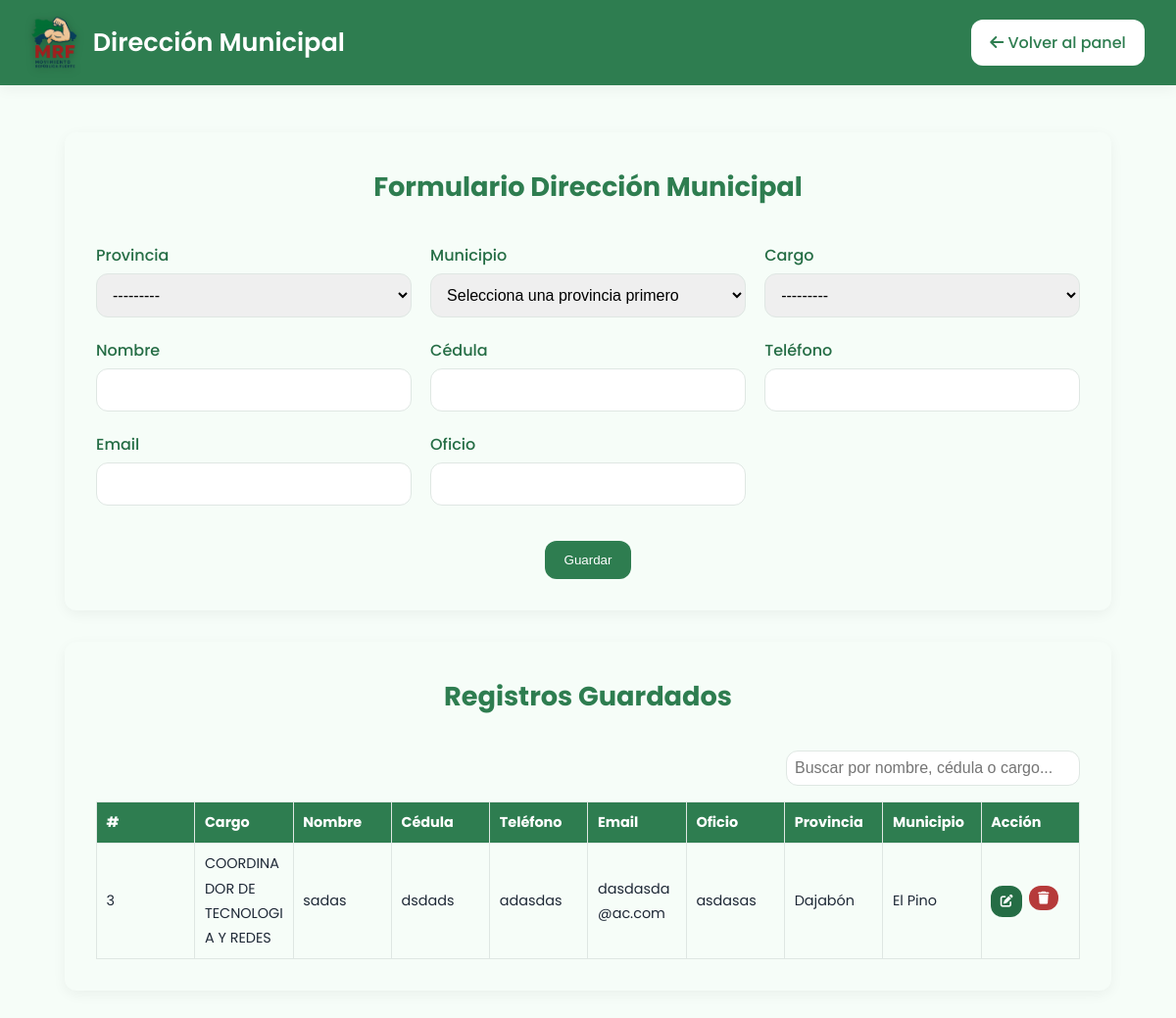
Before: /formulario-direccion-municipal/ (signed in) with the older database file.
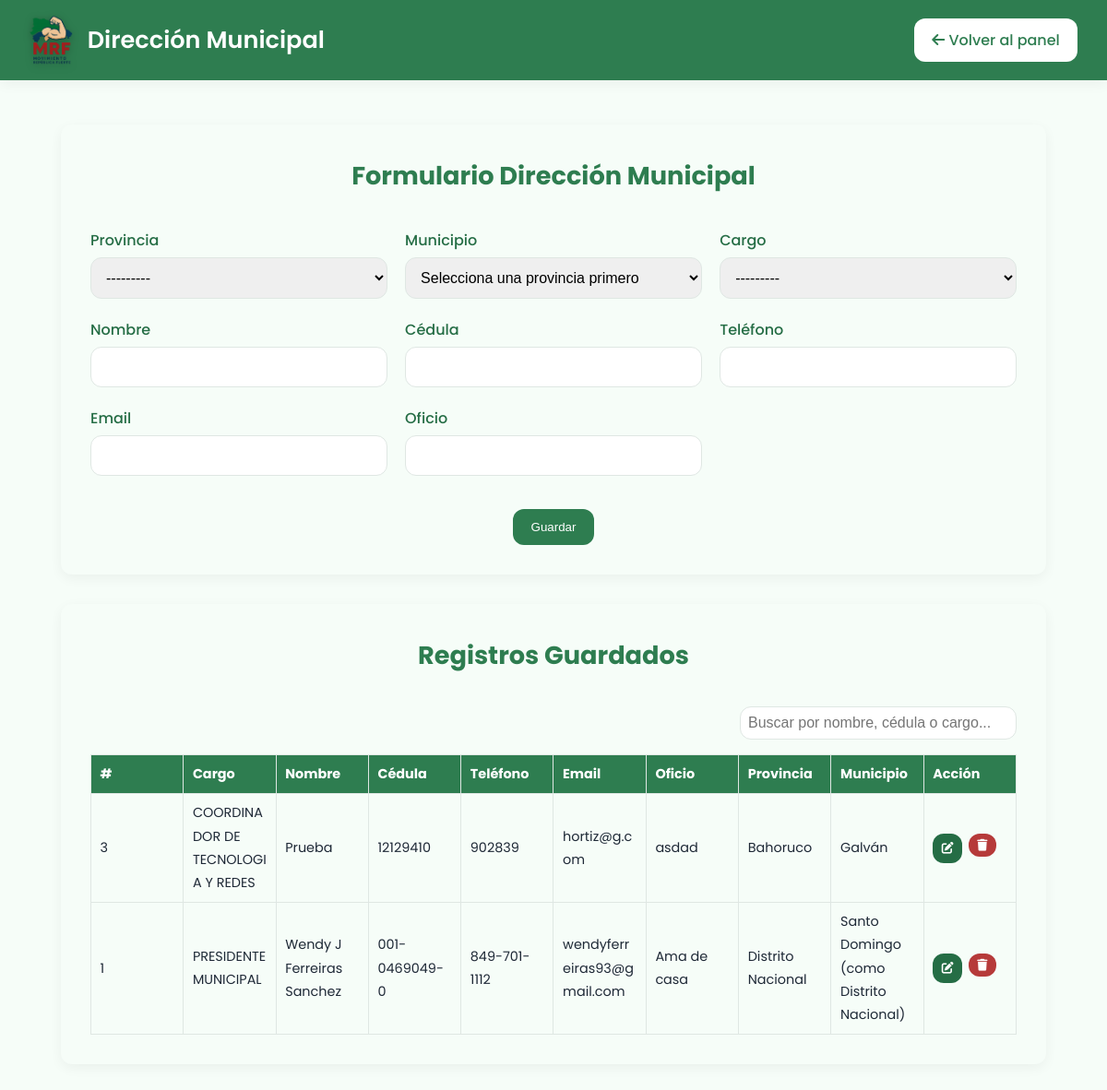
After: the same page with the newer database file.
### registro/models.py (models this page shows, shortened)
class CargoMunicipal(models.Model):
    CARGOS_MUNICIPALES = [
        (1, "PRESIDENTE MUNICIPAL"),
        (2, "COORDINADOR OPERATIVO Y DE ORGANIZACIÓN"),
        (3, "COORDINADOR DE TECNOLOGIA Y REDES"),
        (4, "COORDINADOR MEDICOS GENERALES Y ESPECIALISTAS"),
        (5, "COORDINADOR (A) DE ENFERMERIA"),
        (6, "COORDINADOR (A) DE SALUD MENTAL"),
        (7, "COORDINADOR (A) DE ODONTOLOGIA"),
        (8, "COORDINADOR (A) DE TECNICOS DEL SECTOR SALUD"),
        (9, "COORDINADOR (A) DE BIOANALISIS"),
        (10, "COORDINADOR DE IGLESIAS Y ORGANIZACIONES SIN FINES DE LUCRO"),
        (11, "COORDINADOR DE PROFESIONALES INDEPENDIENTES"),
        (12, "COORDINADOR DE ASUNTOS COMUNITARIOS"),
    ]
    provincia = models.CharField(max_length=50, choices=PROVINCIAS_RD)
    municipio = models.CharField(max_length=100)
    orden = models.PositiveSmallIntegerField(choices=CARGOS_MUNICIPALES, unique=False)
    nombre = models.CharField(max_length=100)
    cedula = models.CharField(max_length=20)
    telefono = models.CharField(max_length=20)
    email = models.EmailField(blank=True)
    oficio = models.CharField(max_length=100, blank=True)
    creado_por = models.ForeignKey(User, on_delete=models.CASCADE, null=True, blank=True)

### registro/views.py (the view)
# urls.py: path('formulario-direccion-municipal/', views.formulario_direccion_municipal, name='formulario_direccion_municipal'),
@login_required
def formulario_direccion_municipal(request):
    editar_id = request.GET.get('editar_id') or request.POST.get('editar_id')
    instancia = None
    if request.method == 'POST':
        if editar_id and editar_id.isdigit():
            instancia = get_object_or_404(CargoMunicipal, id=int(editar_id))
            form = CargoMunicipalForm(request.POST, instance=instancia)
        else:
            form = CargoMunicipalForm(request.POST)
        if form.is_valid():
            cargo = form.save(commit=False)
            if not instancia:
                cargo.creado_por = request.user
            cargo.save()
            return redirect('formulario_direccion_municipal')
    else:
        if editar_id and editar_id.isdigit():
            instancia = get_object_or_404(CargoMunicipal, id=int(editar_id))
            form = CargoMunicipalForm(instance=instancia)
        else:
            form = CargoMunicipalForm()
    registros = CargoMunicipal.objects.order_by('provincia', 'municipio', 'orden')
    return render(request, 'formulario_direccion_municipal.html', {
        'form': form,
        'registros': registros,
        'editar_id': editar_id,
    })

### registro/forms.py
class CargoMunicipalForm(forms.ModelForm):
    class Meta:
        model = CargoMunicipal
        fields = ['provincia', 'municipio', 'orden', 'nombre', 'cedula', 'telefono', 'email', 'oficio']

### templates/formulario_direccion_municipal.html (shortened to what this page needs)
{% load static %}
<!DOCTYPE html>
<html lang="es">
<head>
  <link href="https://cdnjs.cloudflare.com/ajax/libs/font-awesome/6.4.0/css/all.min.css" rel="stylesheet">
  <link rel="stylesheet" href="{% static 'css/style.css' %}">
</head>
<body>
  <header class="header-prov">
    <div class="header-prov__left">
      <img src="{% static 'img/Logo-mrf.png' %}" alt="Logo Movimiento República Fuerte" class="header-prov__logo">
      <h1 class="header-prov__titulo">Dirección Municipal</h1>
    </div>
    <div class="header-prov__right">
      <a href="{% url 'panel_admin' %}" class="btn btn--light">
        <i class="fas fa-arrow-left"></i> Volver al panel
      </a>
    </div>
  </header>
  <main class="formulario-prov-container">
    <div class="formulario-box">
      <h2 class="form-title">{% if editar_id %}Editar Registro Municipal{% else %}Formulario Dirección Municipal{% endif %}</h2>
      <form method="post" class="formulario-modern">
        <div class="form-row"><label>Provincia</label>{{ form.provincia }}</div>
        <div class="form-row">
          <label>Municipio</label>
          <select name="municipio" id="municipio" required>
            <option value="">Selecciona una provincia primero</option>
          </select>
        </div>
        <div class="form-row"><label>Cargo</label>{{ form.orden }}</div>
        <div class="form-row"><label>Nombre</label>{{ form.nombre }}</div>
        <div class="form-row"><label>Cédula</label>{{ form.cedula }}</div>
        <div class="form-row"><label>Teléfono</label>{{ form.telefono }}</div>
        <div class="form-row"><label>Email</label>{{ form.email }}</div>
        <div class="form-row"><label>Oficio</label>{{ form.oficio }}</div>
        <div class="form-actions">
          <button type="submit" class="btn">Guardar</button>
        </div>
      </form>
    </div>
    <div class="tabla-box">
      <h3 class="form-title">Registros Guardados</h3>
      <div class="search-box">
        <input type="text" id="searchInput" onkeyup="filtrarTabla()" placeholder="Buscar por nombre, cédula o cargo...">
      </div>
      <div class="tabla-wrapper">
        <table class="tabla-registros" id="tablaRegistros">
          <thead>
            <tr>
              <th>#</th>
              <th>Cargo</th>
              <th>Nombre</th>
              <th>Cédula</th>
              <th>Teléfono</th>
              <th>Email</th>
              <th>Oficio</th>
              <th>Provincia</th>
              <th>Municipio</th>
              <th>Acción</th>
            </tr>
          </thead>
          <tbody>
            {% for reg in registros %}
              <tr>
                <td>{{ reg.orden }}</td>
                <td>{{ reg.get_orden_display }}</td>
                <td>{{ reg.nombre }}</td>
                <td>{{ reg.cedula }}</td>
                <td>{{ reg.telefono }}</td>
                <td>{{ reg.email }}</td>
                <td>{{ reg.oficio }}</td>
                <td>{{ reg.provincia }}</td>
                <td>{{ reg.municipio }}</td>
                <td>
                  {% if request.user.is_superuser %}
                    <div style="display:flex;gap:0.4rem;">
                      <a href="?editar_id={{ reg.id }}" class="btn btn--small" style="background: var(--verde-oscuro);">
                        <i class="fas fa-edit"></i>
                      </a>
                      <form method="post" action="{% url 'eliminar_cargo_municipal' reg.id %}" onsubmit="return confirm('¿Seguro que deseas eliminar este registro?');">
                        <button type="submit" class="btn btn--small" style="background: var(--rojo-mrf);">
                          <i class="fas fa-trash"></i>
                        </button>
                      </form>
                    </div>
                  {% endif %}
                </td>
              </tr>
            {% empty %}
              <tr><td colspan="10" style="text-align:center;">No hay registros aún.</td></tr>
            {% endfor %}
          </tbody>
        </table>
      </div>
    </div>
  </main>

Changed rows visible on the page:
removed CargoMunicipal: orden "3", orden "COORDINADOR DE TECNOLOGIA Y REDES", nombre "sadas", cedula "dsdads", telefono "adasdas", email "dasdasda@ac.com", oficio "asdasas", provincia "Dajabón", municipio "El Pino"
added CargoMunicipal: orden "3", orden "COORDINADOR DE TECNOLOGIA Y REDES", nombre "Prueba", cedula "12129410", telefono "902839", email "hortiz@g.com", oficio "asdad", provincia "Bahoruco", municipio "Galván"
added CargoMunicipal: orden "1", orden "PRESIDENTE MUNICIPAL", nombre "Wendy J Ferreiras Sanchez", cedula "001-0469049-0", telefono "849-701-1112", email "wendyferreiras93@gmail.com", oficio "Ama de casa", provincia "Distrito Nacional", municipio "Santo Domingo (como Distrito Nacional)"
